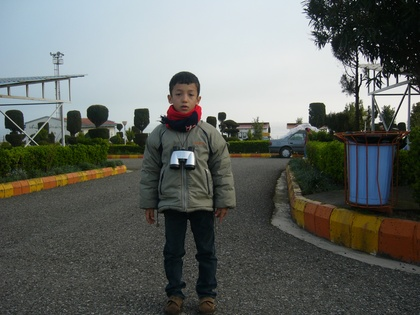
%> input picture assgn3/Test.JPG, 420 x 315 px, shrunk from 2560 x 1920 before the run
$ octave Test_Bilateral_filter.m   (GNU Octave 9; MATLAB toolbox functions it lacks are replaced by stand-ins)
%> lines starting %> are read from the running program, lines starting %| are printed output that depends on the picture
### assgn3/Add_Noise.m
function noisy_img = Add_Noise(img, p, type)
    noisy_img = img;

    if strcmp(type, 'pepper')
        noise_mask = rand(size(img));
        noisy_img(noise_mask < p / 2) = 0;
        noisy_img(noise_mask > 1 - (p / 2)) = 1;

    elseif strcmp(type, 'gaussian')
        noise = p * randn(size(img));
        noisy_img = noisy_img + noise;
        noisy_img = max(0, min(1, noisy_img));
    end
end

### assgn3/Bilateral_filter.m
function out = Bilateral_filter(img, sigma)
    pad_size = round(1.5 * sigma);
    img = padarray(img, [pad_size, pad_size], 'symmetric');
    out = zeros(size(img) - 2 * pad_size);

    for i = 1:size(out, 1)
        for j = 1:size(out, 2)
            patch = img(i:i + 2 * pad_size, j:j + 2 * pad_size);
            out(i, j) = apply_bilateral(patch, sigma);
        end
    end
end

% [11 lines left out: function apply_bilateral, not called in this run]

### assgn3/Test_Bilateral_filter.m
clc; clear; close all;

img = im2double(rgb2gray(imread('Test.JPG')));
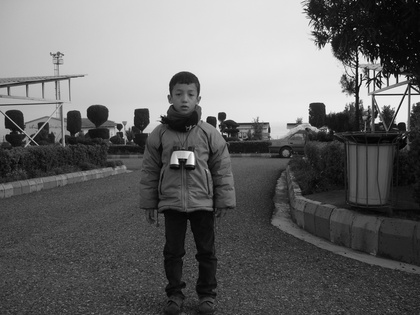
%> img: size 315x420 double; min 0, max 0.996, mean 0.404
noisy_img = Add_Noise(img, 0.1, 'pepper');
%> in Add_Noise, `noisy_img(noise_mask > 1 - (p / 2)) = 1;`:
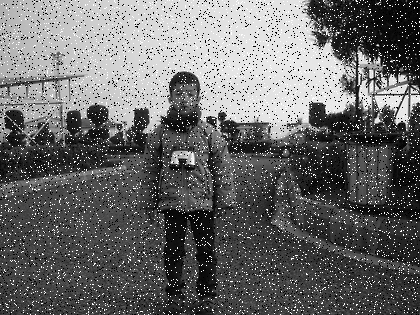
%> noisy_img: size 315x420 double; min 0, max 1, mean 0.414
sigma = 3;
filtered_img = Bilateral_filter(noisy_img, sigma);
%> in Bilateral_filter, `img = padarray(img, [pad_size, pad_size], 'symmetric');`:
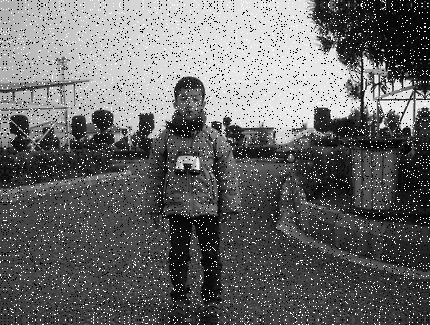
%> img: size 325x430 double; min 0, max 1, mean 0.412
%> after the loop in Bilateral_filter, `for i = 1:size(out, 1)`:
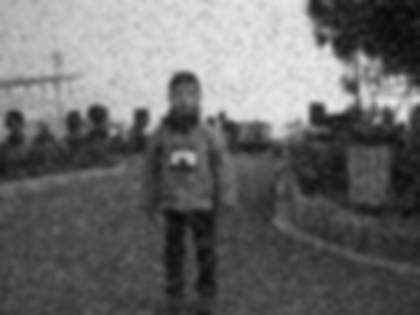
%> out: size 315x420 double; min 0.036, max 0.908, mean 0.414

figure;
subplot(1, 3, 1);
imshow(img);
title('Original');

subplot(1, 3, 2);
imshow(noisy_img);
title('Noisy Image');

subplot(1, 3, 3);
imshow(filtered_img);
title('Filtered');
